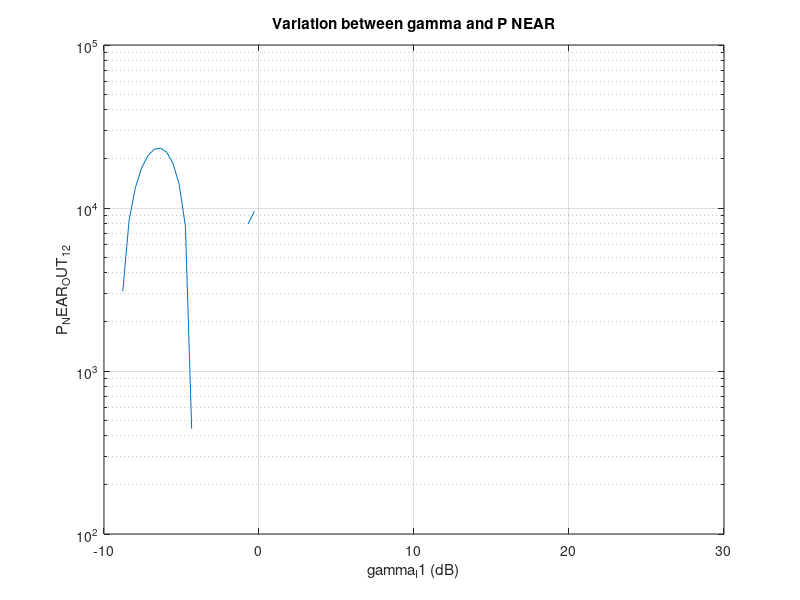

Write MATLAB code to recreate this figure.
alpha = 0.4;
n = 0.6;
sigma_IP = 0.2;  % sigma_IP^2
sigma_ID = 0.5;
sigma_PI = 0.2;
sigma_KD = 0.5;
teta = 0.8;
no = 4;
pp = 1
T = 1;
r0 = 1;
gamma_0 = 2^(2*r0 / (1-alpha)*T) - 1;
sigma_j1 = 0.2;
nj1 = no + pp*sigma_j1;
gamma_I1 = 1 / nj1;
lambda_1 = gamma_0 / teta;
dn = 1;
b = 2*alpha*n / 1-alpha;
gamma_I1_values = linspace(-10,30,100);

% Calculate the range limit
m_limit = 2^abs(dn) - 1;
A7 = 4 / b*sigma_PI*gamma_I1;
A6 = sqrt(gamma_I1*A7 / sigma_IP) * besseli(1,sqrt(gamma_I1*A7 / sigma_IP)) - sqrt(A7 * sum(gamma_I1/sigma_IP + lambda_1/sigma_ID)) * besseli(1, sqrt(A7 * sum(gamma_I1/sigma_IP + lambda_1/sigma_ID)));  % epsilon7
A9 = sum((1 / sigma_IP) + (lambda_1 / gamma_I1 * sigma_IP));
% Initialize the sum
totalsum1 = 0;
totalsum2 = 0;
% Perform the summation
for m = 1:m_limit
    totalsum1 = totalsum1 + (-1)^dn * A6 / sigma_ID;
end
for m = 0:m_limit
    totalsum2 = totalsum2 + (-1)^dn * A6 / sigma_IP * sigma_KD;
end

  
   
% Loop through different gamma_I1 values
for i = 1:length(gamma_I1_values)  
    % Calculate expressions
    expression1 = sqrt(gamma_I1_values(i)*A7 / sigma_IP) * besseli(1,sqrt(gamma_I1_values(i) * A7 / sigma_IP));
    expression2 = sigma_IP^(-2) * sqrt(gamma_I1_values(i)*A7 / A9) * besseli(1,sqrt(A7 * A9 * gamma_I1_values(i))) ;
    expression3 = totalsum1 * sqrt(gamma_I1_values(i) * A7) * besseli(1,sqrt(gamma_I1_values(i) * A7))  ;;
    expression4 = totalsum2 * sqrt(gamma_I1_values(i) * A7 / sigma_IP + lambda_1 * A7 / A6) * besseli(1,sqrt(gamma_I1_values(i)* A7 / sigma_IP + lambda_1*A7 / A6));;
   
    % Calculate power NEAR scheme
    P_NEAR_OUT_1_2 = expression1 - expression2 + expression3 - expression4;
    P_NEAR_OUT_1_2_values(i) = P_NEAR_OUT_1_2;
end

% Display results
disp(['P_NEAR_OUT_1_2: ' num2str(P_NEAR_OUT_1_2)]);

% Plot the results using semilogy
semilogy(gamma_I1_values, P_NEAR_OUT_1_2_values);
xlabel('gamma_I1 (dB)');
ylabel('P_NEAR_OUT_1_2');
title('Variation between gamma and P NEAR');
grid on;